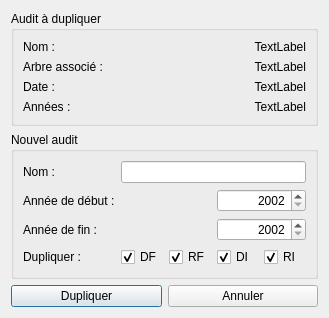
<?xml version="1.0" encoding="UTF-8"?>
<ui version="4.0">
 <class>DialogDuplicateAudit</class>
 <widget class="QDialog" name="DialogDuplicateAudit">
  <property name="windowModality">
   <enum>Qt::ApplicationModal</enum>
  </property>
  <property name="geometry">
   <rect>
    <x>0</x>
    <y>0</y>
    <width>329</width>
    <height>316</height>
   </rect>
  </property>
  <property name="maximumSize">
   <size>
    <width>520</width>
    <height>357</height>
   </size>
  </property>
  <property name="windowTitle">
   <string>Dupliquer un audit</string>
  </property>
  <property name="windowIcon">
   <iconset resource="Icons.qrc">
    <normaloff>:/icons/icons/manage_sources.png</normaloff>:/icons/icons/manage_sources.png</iconset>
  </property>
  <property name="modal">
   <bool>true</bool>
  </property>
  <layout class="QVBoxLayout" name="verticalLayout">
   <item>
    <widget class="QGroupBox" name="groupBox">
     <property name="title">
      <string>Audit à dupliquer</string>
     </property>
     <layout class="QGridLayout" name="gridLayout_2">
      <item row="0" column="0">
       <widget class="QLabel" name="label_2">
        <property name="text">
         <string>Nom :</string>
        </property>
       </widget>
      </item>
      <item row="0" column="1">
       <widget class="QLabel" name="labelOldName">
        <property name="text">
         <string>TextLabel</string>
        </property>
        <property name="alignment">
         <set>Qt::AlignRight|Qt::AlignTrailing|Qt::AlignVCenter</set>
        </property>
       </widget>
      </item>
      <item row="1" column="0">
       <widget class="QLabel" name="label_4">
        <property name="text">
         <string>Arbre associé :</string>
        </property>
       </widget>
      </item>
      <item row="1" column="1">
       <widget class="QLabel" name="labelOldTree">
        <property name="text">
         <string>TextLabel</string>
        </property>
        <property name="alignment">
         <set>Qt::AlignRight|Qt::AlignTrailing|Qt::AlignVCenter</set>
        </property>
       </widget>
      </item>
      <item row="2" column="0">
       <widget class="QLabel" name="label_7">
        <property name="text">
         <string>Date :</string>
        </property>
       </widget>
      </item>
      <item row="2" column="1">
       <widget class="QLabel" name="labelOldDate">
        <property name="text">
         <string>TextLabel</string>
        </property>
        <property name="alignment">
         <set>Qt::AlignRight|Qt::AlignTrailing|Qt::AlignVCenter</set>
        </property>
       </widget>
      </item>
      <item row="3" column="0">
       <widget class="QLabel" name="label_5">
        <property name="text">
         <string>Années :</string>
        </property>
       </widget>
      </item>
      <item row="3" column="1">
       <widget class="QLabel" name="labelOldYears">
        <property name="text">
         <string>TextLabel</string>
        </property>
        <property name="alignment">
         <set>Qt::AlignRight|Qt::AlignTrailing|Qt::AlignVCenter</set>
        </property>
       </widget>
      </item>
     </layout>
    </widget>
   </item>
   <item>
    <widget class="QGroupBox" name="groupBox_2">
     <property name="title">
      <string>Nouvel audit</string>
     </property>
     <layout class="QGridLayout" name="gridLayout">
      <item row="3" column="0">
       <widget class="QLabel" name="label">
        <property name="text">
         <string>Dupliquer :</string>
        </property>
       </widget>
      </item>
      <item row="1" column="0">
       <widget class="QLabel" name="label_6">
        <property name="text">
         <string>Année de début :</string>
        </property>
       </widget>
      </item>
      <item row="2" column="0">
       <widget class="QLabel" name="label_8">
        <property name="text">
         <string>Année de fin :</string>
        </property>
       </widget>
      </item>
      <item row="0" column="0">
       <widget class="QLabel" name="label_3">
        <property name="text">
         <string>Nom :</string>
        </property>
       </widget>
      </item>
      <item row="3" column="2">
       <widget class="QCheckBox" name="checkBoxDF">
        <property name="text">
         <string>DF</string>
        </property>
        <property name="checked">
         <bool>true</bool>
        </property>
       </widget>
      </item>
      <item row="3" column="3">
       <widget class="QCheckBox" name="checkBoxRF">
        <property name="text">
         <string>RF</string>
        </property>
        <property name="checked">
         <bool>true</bool>
        </property>
       </widget>
      </item>
      <item row="3" column="4">
       <widget class="QCheckBox" name="checkBoxDI">
        <property name="text">
         <string>DI</string>
        </property>
        <property name="checked">
         <bool>true</bool>
        </property>
       </widget>
      </item>
      <item row="3" column="5">
       <widget class="QCheckBox" name="checkBoxRI">
        <property name="text">
         <string>RI</string>
        </property>
        <property name="checked">
         <bool>true</bool>
        </property>
       </widget>
      </item>
      <item row="0" column="2" colspan="4">
       <widget class="QLineEdit" name="lineEditNewName">
        <property name="maxLength">
         <number>512</number>
        </property>
       </widget>
      </item>
      <item row="2" column="4" colspan="2">
       <widget class="QSpinBox" name="spinBoxYear2">
        <property name="alignment">
         <set>Qt::AlignRight|Qt::AlignTrailing|Qt::AlignVCenter</set>
        </property>
        <property name="correctionMode">
         <enum>QAbstractSpinBox::CorrectToNearestValue</enum>
        </property>
        <property name="minimum">
         <number>2002</number>
        </property>
        <property name="maximum">
         <number>2050</number>
        </property>
       </widget>
      </item>
      <item row="1" column="4" colspan="2">
       <widget class="QSpinBox" name="spinBoxYear1">
        <property name="alignment">
         <set>Qt::AlignRight|Qt::AlignTrailing|Qt::AlignVCenter</set>
        </property>
        <property name="correctionMode">
         <enum>QAbstractSpinBox::CorrectToNearestValue</enum>
        </property>
        <property name="minimum">
         <number>2002</number>
        </property>
        <property name="maximum">
         <number>2050</number>
        </property>
       </widget>
      </item>
     </layout>
    </widget>
   </item>
   <item>
    <layout class="QHBoxLayout" name="horizontalLayout">
     <item>
      <widget class="QPushButton" name="pushButton">
       <property name="text">
        <string>Dupliquer</string>
       </property>
      </widget>
     </item>
     <item>
      <widget class="QPushButton" name="pushButton_2">
       <property name="text">
        <string>Annuler</string>
       </property>
      </widget>
     </item>
    </layout>
   </item>
  </layout>
 </widget>
 <resources>
  <include location="Icons.qrc"/>
 </resources>
 <connections/>
</ui>
